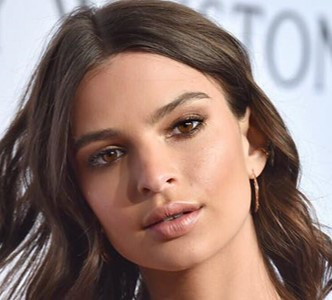
#> input picture 46DAY_데이터 처리/face.png, 332 x 300 px
$ jupyter execute 3_2_face_eye_detect.ipynb
#> lines starting #> are read from the running program, lines starting #| are printed output that depends on the picture; after the words box and inside, x2 and y2 are one past the last pixel; in counts of white or black regions, pixels touching at a corner belong together
[cell 1]
# Open CV에서 얼굴 정렬하는 방법
'''
1. 이미지에서 얼굴과 눈 감지
2. 감지된 눈의 중심 계산
3. 두 눈 중앙 사이에 선을 긋기
4. 두 눈 사이의 수평선 그리기
5. 삼각형의 세 변의 길이 계산
6. 각도 계산
7. 계산된 각도로 이미지 회전
8. 이미지 크기 조정
'''

[cell 2]
## 1. 이미지에서 얼굴과 눈 감지
import cv2
import numpy as np

face_cascade = cv2.CascadeClassifier("haarcascade_frontalface_default.xml")
eye_cascade = cv2.CascadeClassifier("haarcascade_eye.xml")

## 1-1. 얼굴 이미지 데이터 읽기
img = cv2.imread('face.png')
#> img is the input picture: shape (300, 332, 3); mean B, G, R 113.2, 120.1, 143.5
cv2.imshow("image show", img)
cv2.waitKey(0)

[cell 3]
## 1-2. 얼굴 이미지 바운딩 박스
# Converting into grayscale
gray = cv2.cvtColor(img, cv2.COLOR_BGR2GRAY)
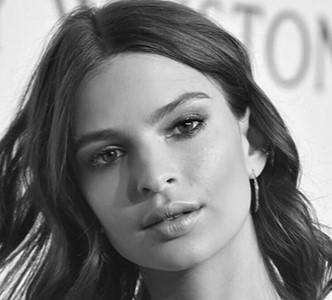
#> gray: shape (300, 332); min 4, max 254, mean 126.3

# Creating variable faces
faces = face_cascade.detectMultiScale(gray, 1.1, 4)
#> faces = [[45, 52, 219, 219]]

# Defining and drawing the rectangle around the face
for (x, y, w, h) in faces:
    cv2.rectangle(img, (x,y), (x+w, y+h), (0,255,0), 3)
#> this loop made 1 pass
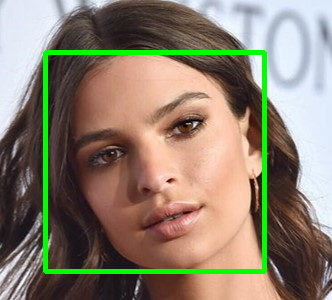
#> img: shape (300, 332, 3); 4.39% of pixels changed, all inside (x1, y1, x2, y2) = (43, 50, 267, 274)
cv2.imshow("face", img)
cv2.waitKey(0)
#> Out = 27

[cell 4]
## 1-3. 눈 감지
# Creating two regions of interest
roi_gray = gray[y:(y+h), x:(x+w)]
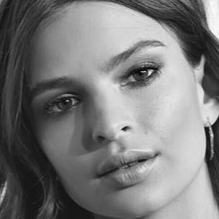
#> roi_gray: shape (219, 219); min 4, max 254, mean 121.7
roi_color = img[y:(y+h), x:(x+w)]
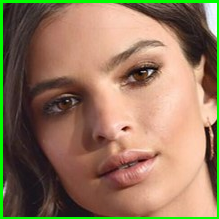
#> roi_color: shape (219, 219, 3); mean B, G, R 93, 119.9, 146.4

# Creating cariable eyes
eyes = eye_cascade.detectMultiScale(roi_gray, 1.1, 4)
#> eyes = [[41, 82, 45, 45], [112, 48, 52, 52]]
index = 0
